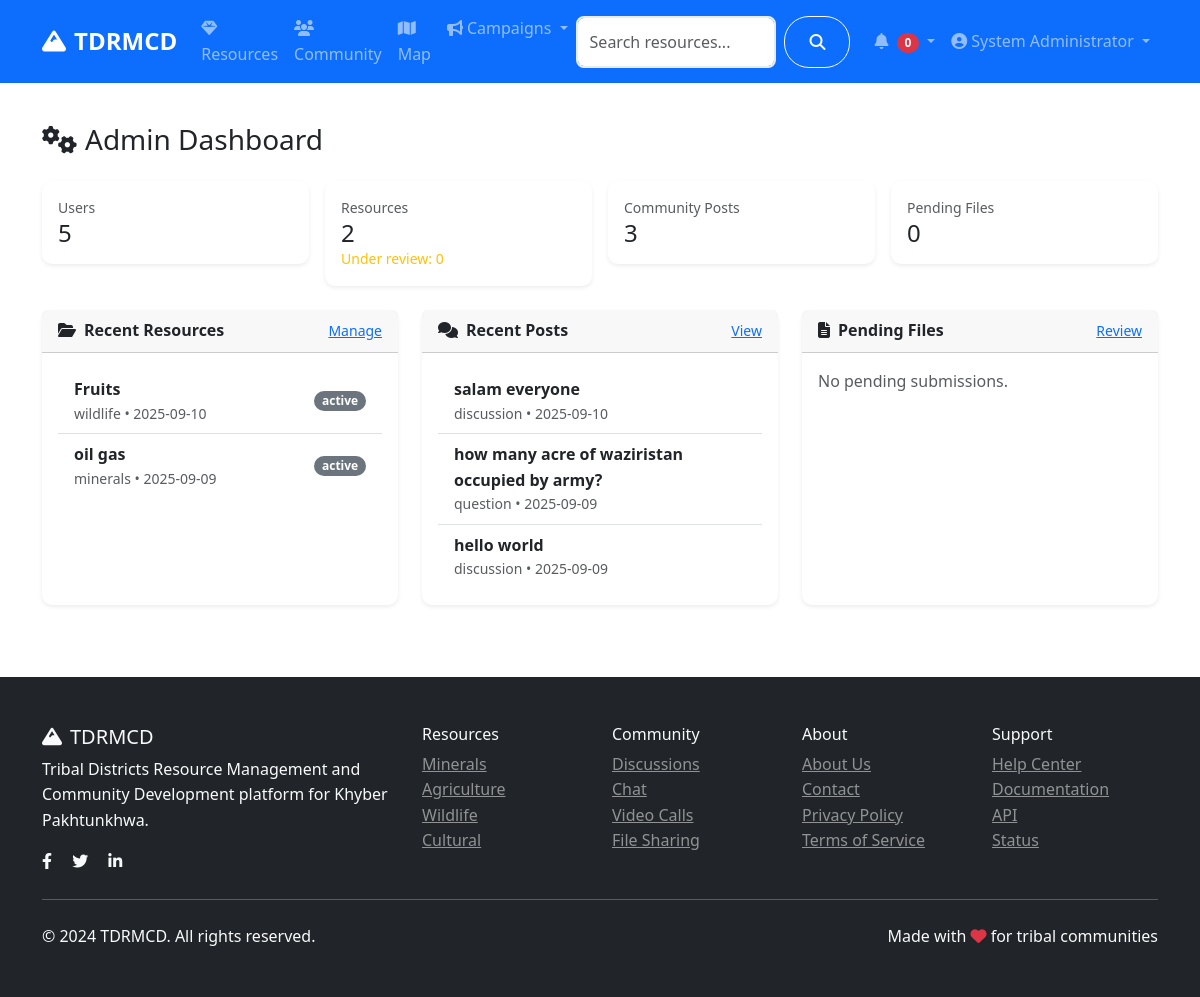
Page /admin/ (signed in) on the earlier database version.
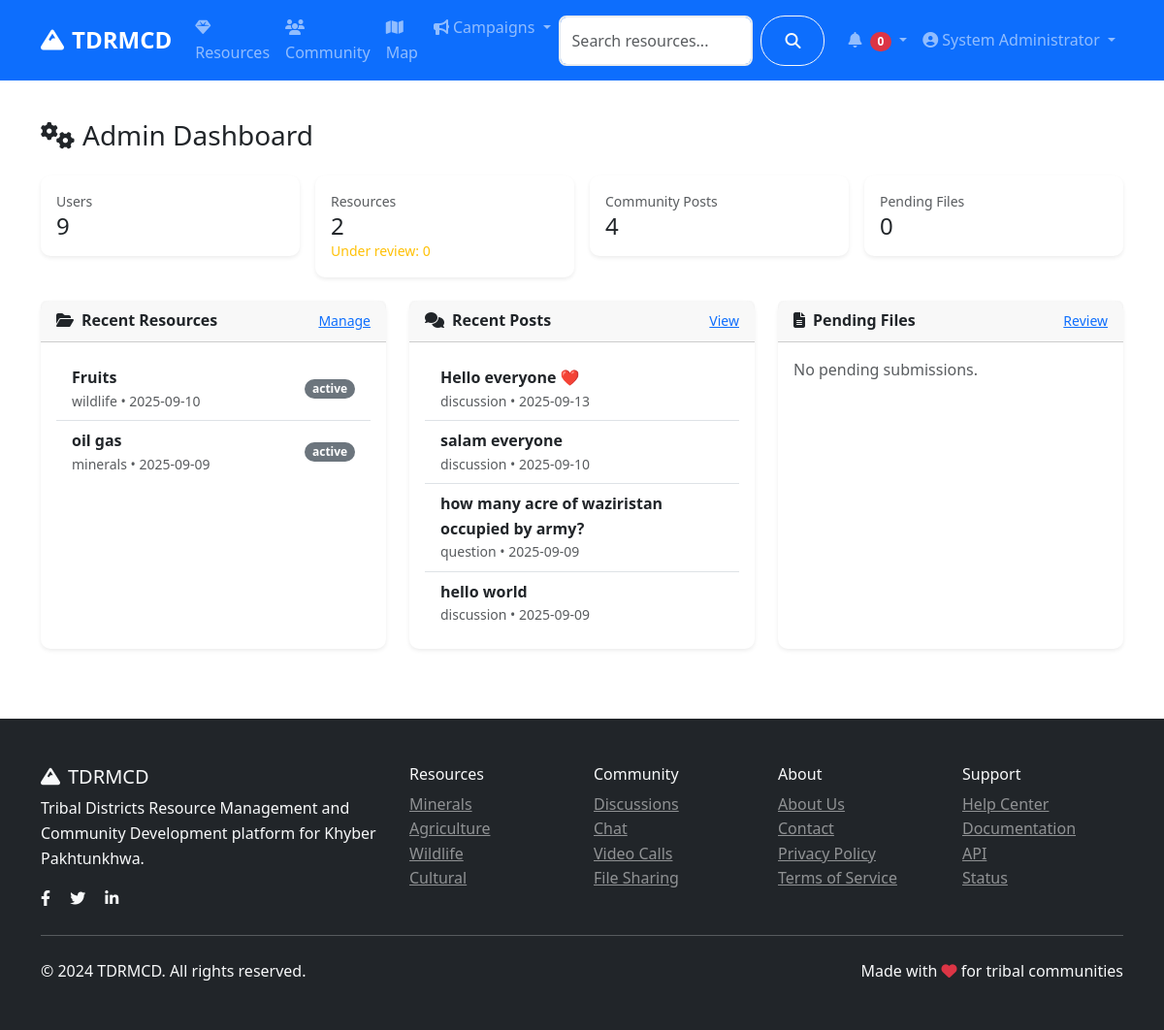
Same page on the later database version.
### models.py (models this page shows, shortened)
class Resource(db.Model):
    id = db.Column(db.Integer, primary_key=True)
    title = db.Column(db.String(200), nullable=False)
    description = db.Column(db.Text, nullable=False)
    category = db.Column(db.String(50), nullable=False)  # minerals, agriculture, wildlife, cultural
    subcategory = db.Column(db.String(50))  # gas, copper, coal, wheat, etc.
    location = db.Column(db.String(200))
    latitude = db.Column(db.Float)
    longitude = db.Column(db.Float)
    economic_value = db.Column(db.String(100))
    sustainability_info = db.Column(db.Text)
    image_url = db.Column(db.String(200))
    status = db.Column(db.String(20), default='active')  # active, inactive, under_review
    author_id = db.Column(db.Integer, db.ForeignKey('user.id'), nullable=False)
    created_at = db.Column(db.DateTime, default=datetime.utcnow)
    updated_at = db.Column(db.DateTime, default=datetime.utcnow, onupdate=datetime.utcnow)

class CommunityPost(db.Model):
    id = db.Column(db.Integer, primary_key=True)
    title = db.Column(db.String(200), nullable=False)
    content = db.Column(db.Text, nullable=False)
    category = db.Column(db.String(50), nullable=False)  # discussion, question, announcement
    tags = db.Column(db.String(200))
    image_url = db.Column(db.String(200))
    likes = db.Column(db.Integer, default=0)
    views = db.Column(db.Integer, default=0)
    author_id = db.Column(db.Integer, db.ForeignKey('user.id'), nullable=False)
    created_at = db.Column(db.DateTime, default=datetime.utcnow)
    updated_at = db.Column(db.DateTime, default=datetime.utcnow, onupdate=datetime.utcnow)
    comments = db.relationship('Comment', backref='post', lazy='dynamic', cascade='all, delete-orphan')
    likes_relation = db.relationship('PostLike', backref='post', lazy='dynamic', cascade='all, delete-orphan')

### routes/admin.py (the view)
@admin_bp.route('/')
@login_required
@admin_required
def dashboard():
    stats = {
        'total_users': User.query.count(),
        'total_resources': Resource.query.count(),
        'pending_resources': Resource.query.filter_by(status='under_review').count(),
        'total_posts': CommunityPost.query.count(),
        'pending_files': FileSubmission.query.filter_by(status='pending').count(),
        'active_campaigns': Campaign.query.filter_by(is_active=True).count()
    }
    recent_resources = Resource.query.order_by(Resource.created_at.desc()).limit(5).all()
    recent_posts = CommunityPost.query.order_by(CommunityPost.created_at.desc()).limit(5).all()
    pending_files = FileSubmission.query.filter_by(status='pending').limit(5).all()
    return render_template('admin/dashboard.html',
                         stats=stats,
                         recent_resources=recent_resources,
                         recent_posts=recent_posts,
                         pending_files=pending_files)

### app.py (called while the page is built)
@login_manager.user_loader
def load_user(user_id):
    return User.query.get(int(user_id))

### models.py (called while the page is built)
    def get_full_name(self):
        return f"{self.first_name} {self.last_name}"

    def is_admin(self):
        return self.role == 'admin'

### routes/admin.py (called while the page is built)
def admin_required(f):
    @wraps(f)
    def decorated_function(*args, **kwargs):
        if not current_user.is_authenticated or not current_user.is_admin():
            flash('Access denied. Admin privileges required.', 'error')
            return redirect(url_for('main.index'))
        return f(*args, **kwargs)
    return decorated_function

### templates/admin/dashboard.html (shortened to what the changed rows need)
{% extends "base.html" %}
{% block content %}
<div class="container py-4">
    <div class="row g-3 mb-4">
        <div class="col-sm-6 col-lg-3">
            <div class="card shadow-sm">
                <div class="card-body">
                    <div class="text-muted small">Users</div>
                    <div class="h4 mb-0">{{ stats.total_users }}</div>
                </div>
            </div>
        </div>
        <div class="col-sm-6 col-lg-3">
            <div class="card shadow-sm">
                <div class="card-body">
                    <div class="text-muted small">Community Posts</div>
                    <div class="h4 mb-0">{{ stats.total_posts }}</div>
                </div>
            </div>
        </div>
    </div>
    <div class="row g-4">
        <div class="col-lg-4">
            <div class="card h-100 shadow-sm">
                <div class="card-body">
                    {% if recent_resources %}
                    <ul class="list-group list-group-flush">
                        {% for r in recent_resources %}
                        <li class="list-group-item d-flex justify-content-between align-items-center">
                            <div>
                                <div class="fw-semibold">{{ r.title }}</div>
                                <div class="small text-muted">{{ r.category }} • {{ r.created_at.strftime('%Y-%m-%d') }}</div>
                            </div>
                            <span class="badge bg-secondary">{{ r.status }}</span>
                        </li>
                        {% endfor %}
                    </ul>
                    {% else %}
                    <div class="text-muted">No recent resources.</div>
                    {% endif %}
                </div>
            </div>
        </div>
        <div class="col-lg-4">
            <div class="card h-100 shadow-sm">
                <div class="card-body">
                    {% if recent_posts %}
                    <ul class="list-group list-group-flush">
                        {% for p in recent_posts %}
                        <li class="list-group-item">
                            <div class="fw-semibold">{{ p.title }}</div>
                            <div class="small text-muted">{{ p.category }} • {{ p.created_at.strftime('%Y-%m-%d') }}</div>
                        </li>
                        {% endfor %}
                    </ul>
                    {% else %}
                    <div class="text-muted">No recent posts.</div>
                    {% endif %}
                </div>
            </div>
        </div>
    </div>
</div>
{% endblock %}

Differences in the rows shown:
added CommunityPost: title "Hello everyone ❤️", category "discussion", created_at "2025-09-13"
Other differences:
{{ stats.total_users }}: "5" → "9"
{{ stats.total_posts }}: "3" → "4"
